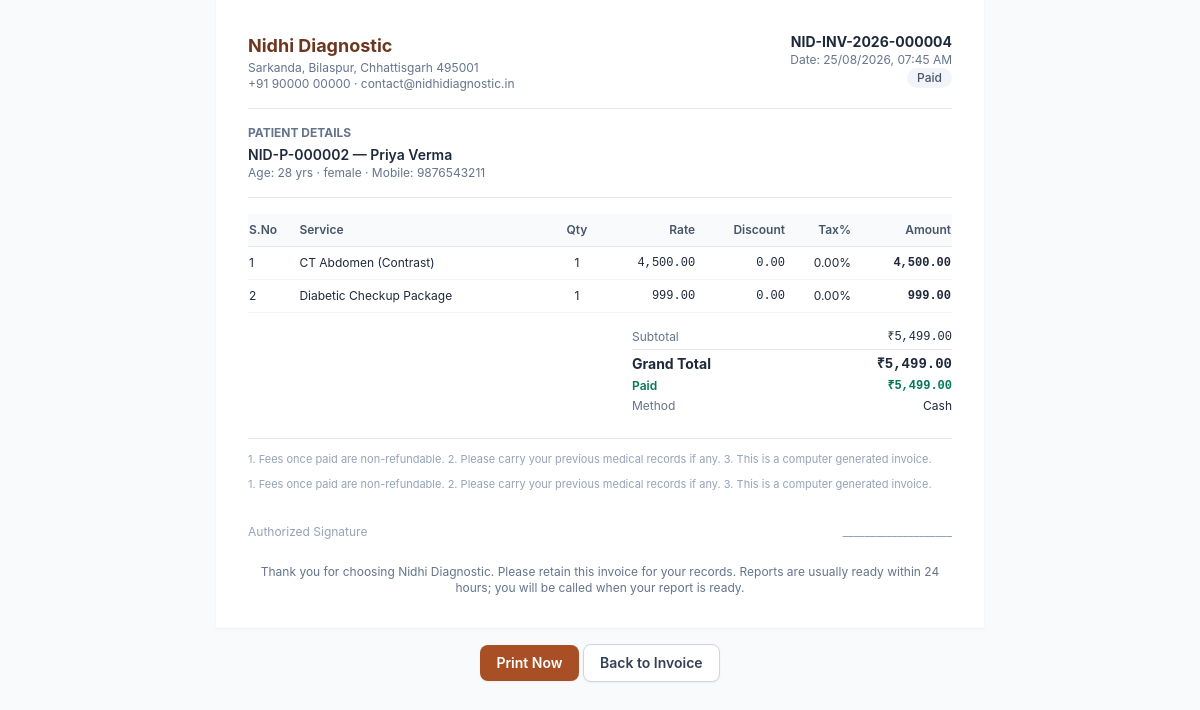
/admin/invoices/3/print (signed in), run on the app's committed database.
### app/utils/helpers.py (models this page shows, shortened)
class Setting(db.Model):
    __tablename__ = "settings"
    key = db.Column(db.String(64), primary_key=True)
    value = db.Column(db.Text, nullable=False, default="")
    updated_at = db.Column(
        db.DateTime, default=lambda: datetime.now(timezone.utc).replace(tzinfo=None),
        onupdate=lambda: datetime.now(timezone.utc).replace(tzinfo=None),
    )
    updated_by = db.Column(db.Integer, db.ForeignKey("users.id", ondelete="SET NULL"))

### app/models/billing.py (models this page shows, shortened)
class Invoice(db.Model, TimestampMixin):
    __tablename__ = "invoices"
    id = db.Column(db.Integer, primary_key=True)
    invoice_code = db.Column(db.String(40), unique=True, nullable=False, index=True)
    patient_id = db.Column(
        db.Integer, db.ForeignKey("patients.id"), nullable=False
    )
    booking_id = db.Column(db.Integer, db.ForeignKey("bookings.id"))
    status = db.Column(db.String(20), default="draft", nullable=False, index=True)
    subtotal = db.Column(db.Numeric(12, 2), nullable=False, default=0)
    discount_amount = db.Column(db.Numeric(12, 2), nullable=False, default=0)
    tax_total = db.Column(db.Numeric(12, 2), nullable=False, default=0)
    other_charges = db.Column(db.Numeric(12, 2), nullable=False, default=0)
    grand_total = db.Column(db.Numeric(12, 2), nullable=False, default=0)
    amount_paid = db.Column(db.Numeric(12, 2), nullable=False, default=0)
    balance_due = db.Column(db.Numeric(12, 2), nullable=False, default=0)
    notes = db.Column(db.Text)
    terms_snapshot = db.Column(db.Text)
    created_by_id = db.Column(db.Integer, db.ForeignKey("users.id"))
    finalized_at = db.Column(db.DateTime)
    finalized_by_id = db.Column(db.Integer, db.ForeignKey("users.id"))
    cancelled_at = db.Column(db.DateTime)
    cancelled_by_id = db.Column(db.Integer, db.ForeignKey("users.id"))
    cancel_reason = db.Column(db.String(255))
    pdf_file = db.Column(db.String(255))
    patient = db.relationship("Patient", back_populates="invoices")
    booking = db.relationship("Booking", back_populates="invoices")
    items = db.relationship(
        "InvoiceItem", back_populates="invoice",
        cascade="all, delete-orphan", lazy="selectin",
        order_by="InvoiceItem.id",
    )
    payments = db.relationship(
        "Payment", back_populates="invoice", lazy="selectin",
        order_by="Payment.paid_at",
    )
    created_by = db.relationship("User", foreign_keys=[created_by_id])
    __table_args__ = (
        Index("ix_invoices_status_created", "status", "created_at"),
        Index("ix_invoices_patient", "patient_id"),
    )
    @property
    def status_label(self):
        return dict(INVOICE_STATUSES).get(self.status, self.status.title())
    @property
    def balance_amount(self) -> Decimal:
        return money(self.balance_due)
    @property
    def payment_method_display(self):
        methods = [p.method_label for p in self.payments]
        return ", ".join(dict.fromkeys(methods)) or "\u2014"

class InvoiceItem(db.Model, TimestampMixin):
    __tablename__ = "invoice_items"
    id = db.Column(db.Integer, primary_key=True)
    invoice_id = db.Column(
        db.Integer, db.ForeignKey("invoices.id", ondelete="CASCADE"), nullable=False
    )
    service_id = db.Column(db.Integer, db.ForeignKey("services.id"), nullable=False)
    service_name_snapshot = db.Column(db.String(128), nullable=False)
    qty = db.Column(db.Integer, nullable=False, default=1)
    rate = db.Column(db.Numeric(10, 2), nullable=False)  # snapshot from DB price
    discount_amount = db.Column(db.Numeric(10, 2), nullable=False, default=0)
    tax_percent = db.Column(db.Numeric(5, 2), nullable=False, default=0)
    line_subtotal = db.Column(db.Numeric(12, 2), nullable=False, default=0)
    tax_amount = db.Column(db.Numeric(10, 2), nullable=False, default=0)
    line_total = db.Column(db.Numeric(12, 2), nullable=False, default=0)
    invoice = db.relationship("Invoice", back_populates="items")
    service = db.relationship("Service")

class Payment(db.Model, TimestampMixin):
    __tablename__ = "payments"
    id = db.Column(db.Integer, primary_key=True)
    invoice_id = db.Column(
        db.Integer, db.ForeignKey("invoices.id", ondelete="CASCADE"), nullable=False
    )
    amount = db.Column(db.Numeric(12, 2), nullable=False)
    method = db.Column(db.String(20), nullable=False)  # cash/upi/card/bank_transfer/other
    reference_no = db.Column(db.String(64))
    notes = db.Column(db.String(255))
    received_by_id = db.Column(db.Integer, db.ForeignKey("users.id"))
    paid_at = db.Column(db.DateTime, default=utcnow, nullable=False, index=True)
    invoice = db.relationship("Invoice", back_populates="payments")
    received_by = db.relationship("User")
    @property
    def method_label(self):
        return dict(PAYMENT_METHODS).get(self.method, self.method.title())

### app/models/patient.py (models this page shows, shortened)
class Patient(db.Model, TimestampMixin):
    __tablename__ = "patients"
    id = db.Column(db.Integer, primary_key=True)
    patient_code = db.Column(db.String(32), unique=True, index=True, nullable=False)
    full_name = db.Column(db.String(128), nullable=False, index=True)
    mobile = db.Column(db.String(20), nullable=False, index=True)
    email = db.Column(db.String(254))
    date_of_birth = db.Column(db.Date)
    age = db.Column(db.Integer)  # stored; used when DOB unknown
    gender = db.Column(db.String(10))  # male/female/other
    address = db.Column(db.Text)
    emergency_contact = db.Column(db.String(20))
    medical_notes = db.Column(db.Text)
    is_active = db.Column(db.Boolean, default=True, nullable=False)
    bookings = db.relationship(
        "Booking", back_populates="patient", lazy="dynamic",
        foreign_keys="Booking.patient_id",
    )
    invoices = db.relationship("Invoice", back_populates="patient", lazy="dynamic")
    reports = db.relationship("DiagnosticReport", back_populates="patient", lazy="dynamic")
    __table_args__ = (
        Index("ix_patients_name_mobile", "full_name", "mobile"),
    )
    @property
    def display_age(self):
        if self.date_of_birth:
            today = datetime.now(timezone.utc).date()
            years = today.year - self.date_of_birth.year - (
                (today.month, today.day) < (self.date_of_birth.month, self.date_of_birth.day)
            )
            return f"{years} yrs" if years >= 0 else ""
        if self.age is not None:
            return f"{self.age} yrs"
        return "\u2014"

### app/admin/invoices.py (the view)
@invoices_bp.route("/<int:invoice_id>/print")
@login_required
@permission_required("billing.manage")
def print_view(invoice_id):
    invoice = db.get_or_404(Invoice, invoice_id)
    if invoice.status == "draft":
        flash("Finalize the draft before printing.", "warning")
        return redirect(url_for(".view", invoice_id=invoice.id))
    return render_template("admin/invoices/print.html", invoice=invoice)

### app/models/billing.py (called while the page is built)
def money(value) -> Decimal:
    return Decimal(str(value or 0)).quantize(TWO_PLACES, rounding=ROUND_HALF_UP)

### app/models/user.py (called while the page is built)
@login_manager.user_loader
def load_user(user_id):
    return db.session.get(User, int(user_id))

    def has_permission(self, *codes) -> bool:
        if not self.role:
            return False
        if self.role.name == "super_admin":
            return True
        return bool(set(codes) & self.role.codes)

### app/utils/helpers.py (called while the page is built)
def get_setting(key, default=""):
    row = db.session.get(Setting, key)
    if row is not None:
        return row.value
    return SETTING_DEFAULTS.get(key, default)

def inr(amount) -> str:
    try:
        amount = float(amount or 0)
    except (TypeError, ValueError):
        amount = 0.0
    s = f"{amount:,.2f}"
    return f"\u20b9{s}"

def fmt_datetime(dt):
    if isinstance(dt, datetime):
        return dt.strftime("%d/%m/%Y, %I:%M %p")
    return ""

def permission_required(*permissions):
    def decorator(view):
        @wraps(view)
        def wrapped(*args, **kwargs):
            if not current_user.is_authenticated:
                return redirect(url_for("auth.login", next=request.url))
            if not current_user.has_permission(*permissions):
                abort(403)
            return view(*args, **kwargs)
        return wrapped
    return decorator

### app/templates/admin/invoices/print.html (shortened to what this page needs)
{% extends "base.html" %}
{% block body %}
<div id="print-area" class="mx-auto max-w-3xl bg-white p-8 shadow-sm">
  <div class="flex flex-wrap items-start justify-between gap-4">
    <div>
      <h1 class="text-lg font-bold text-brand-900">{{ center_name() }}</h1>
      <p class="text-xs text-slate-500">{{ get_setting('address_line1') }}, {{ get_setting('address_line2') }}</p>
      <p class="text-xs text-slate-500">{{ get_setting('phone') }} &middot; {{ get_setting('email') }}</p>
    </div>
    <div class="text-right">
      <p class="text-sm font-bold">{{ invoice.invoice_code }}</p>
      <p class="text-xs text-slate-500">Date: {{ fmt_datetime(invoice.finalized_at or invoice.created_at) }}</p>
      <p class="text-xs"><span class="badge bg-slate-100 text-slate-600">{{ invoice.status_label }}</span></p>
    </div>
  </div>
  <hr class="my-4">
  <p class="text-xs font-bold uppercase text-slate-500">Patient Details</p>
  <p class="mt-1 text-sm font-semibold">{{ invoice.patient.patient_code }} &mdash; {{ invoice.patient.full_name }}</p>
  <p class="text-xs text-slate-500">Age: {{ invoice.patient.display_age }} &middot; {{ invoice.patient.gender }} &middot; Mobile: {{ invoice.patient.mobile }}</p>
  <hr class="my-4">
  <div class="overflow-x-auto">
  <table class="w-full text-xs">
    <thead><tr class="border-b bg-slate-50"><th class="py-2 text-left font-semibold text-slate-600">S.No</th><th class="py-2 text-left font-semibold text-slate-600">Service</th><th class="py-2 text-center font-semibold text-slate-600">Qty</th><th class="py-2 text-right font-semibold text-slate-600">Rate</th><th class="py-2 text-right font-semibold text-slate-600">Discount</th><th class="py-2 text-right font-semibold text-slate-600">Tax%</th><th class="py-2 text-right font-semibold text-slate-600">Amount</th></tr></thead>
    <tbody>
      {% for item in invoice.items %}
      <tr class="border-b border-slate-100">
        <td class="py-2">{{ loop.index }}</td>
        <td class="py-2">{{ item.service_name_snapshot }}</td>
        <td class="py-2 text-center">{{ item.qty }}</td>
        <td class="py-2 text-right font-mono">{{ '{:,.2f}'.format(item.rate|float) }}</td>
        <td class="py-2 text-right font-mono">{{ '{:,.2f}'.format(item.discount_amount|float) }}</td>
        <td class="py-2 text-right">{{ item.tax_percent }}%</td>
        <td class="py-2 text-right font-mono font-semibold">{{ '{:,.2f}'.format(item.line_total|float) }}</td>
      </tr>
      {% endfor %}
    </tbody>
  </table>
  </div>
  <div class="ml-auto mt-4 max-w-xs space-y-1 text-xs">
    <div class="flex justify-between"><span class="text-slate-500">Subtotal</span><span class="font-mono">{{ inr(invoice.subtotal) }}</span></div>
    <hr>
    <div class="flex justify-between text-sm font-bold"><span>Grand Total</span><span class="font-mono">{{ inr(invoice.grand_total) }}</span></div>
    <div class="flex justify-between text-emerald-700 font-semibold"><span>Paid</span><span class="font-mono">{{ inr(invoice.amount_paid) }}</span></div>
    <div class="flex justify-between"><span class="text-slate-500">Method</span><span>{{ invoice.payment_method_display }}</span></div>
  </div>
  {% if invoice.terms_snapshot %}<div class="mt-6 border-t pt-3 text-[11px] text-slate-400">{{ invoice.terms_snapshot|replace('\n','<br>')|safe }}</div>{% endif %}
  {% if get_setting('invoice_terms') %}<div class="mt-2 text-[11px] text-slate-400">{{ get_setting('invoice_terms')|replace('\n','<br>')|safe }}</div>{% endif %}
  <div class="mt-8 flex justify-between text-xs text-slate-400"><span>Authorized Signature</span><span>____________________</span></div>
  <p class="mt-6 text-center text-xs text-slate-500">{{ get_setting('invoice_footer') }}</p>
</div>
<div class="mt-4 text-center no-print"><button onclick="window.print()" class="btn-primary">Print Now</button> <a href="{{ url_for('invoices.view', invoice_id=invoice.id) }}" class="btn-secondary">Back to Invoice</a></div>
{% endblock %}

### data on the page
Setting: value "Nidhi Diagnostic"
Setting: value "Sarkanda"
Setting: value "Bilaspur, Chhattisgarh 495001"
Setting: value "+91 90000 00000"
Setting: value "contact@nidhidiagnostic.in"
Invoice: invoice_code "NID-INV-2026-000004", finalized_at "25/08/2026, 07:45 AM", status_label "Paid", subtotal "₹5,499.00", grand_total "₹5,499.00", amount_paid "₹5,499.00", terms_snapshot "1. Fees once paid are non-refundable. 2. Please carry your previous medical records if any. 3. This is a computer generated invoice."
Patient: patient.patient_code "NID-P-000002", patient.full_name "Priya Verma", patient.display_age "28 yrs", patient.gender "female", patient.mobile "9876543211"
InvoiceItem: service_name_snapshot "CT Abdomen (Contrast)", qty "1", rate "4,500.00", discount_amount "0.00", tax_percent "0.00", line_total "4,500.00"
InvoiceItem: service_name_snapshot "Diabetic Checkup Package", qty "1", rate "999.00", discount_amount "0.00", tax_percent "0.00", line_total "999.00"
Payment: payment_method_display "Cash"
Setting: value "1. Fees once paid are non-refundable. 2. Please carry your previous medical records if any. 3. This is a computer generated invoice."
Setting: value "Thank you for choosing Nidhi Diagnostic. Please retain this invoice for your records. Reports are usually ready within 24 hours; you will be called when your report is ready."
